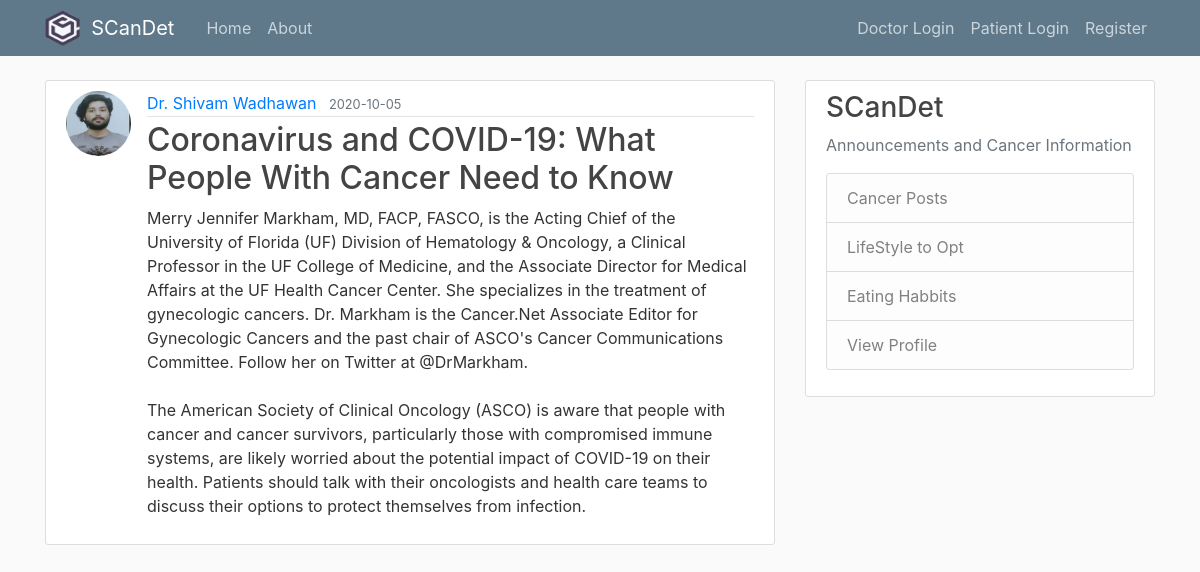
Screenshot of /post/2 with the database file from the repository.
### flaskblog/models.py (models this page shows, shortened)
class User(db.Model, UserMixin):
    id = db.Column(db.Integer, primary_key=True)
    username = db.Column(db.String(20), unique=True, nullable=False)
    email = db.Column(db.String(120), unique=True, nullable=False)
    image_file = db.Column(db.String(20), nullable=False, default='default.jpg')
    password = db.Column(db.String(60), nullable=False)
    posts = db.relationship('Post', backref='author', lazy=True)

class Post(db.Model):
    id = db.Column(db.Integer, primary_key=True)
    title = db.Column(db.String(100), nullable=False)
    date_posted = db.Column(db.DateTime, nullable=False, default=datetime.utcnow)
    content = db.Column(db.Text, nullable=False)
    user_id = db.Column(db.Integer, db.ForeignKey('user.id'), nullable=False)

### flaskblog/routes.py (the view)
@app.route("/post/<int:post_id>", methods=['GET', 'POST'])
def post(post_id):
    post = Post.query.get_or_404(post_id)
    return render_template('post.html', title=post.title, post=post, legend='New Post')

### flaskblog/templates/post.html (shortened to what this page needs)
{% extends "layout.html" %}
{% block content %}
  <article class="media content-section">
    <image class = "rounded-circle article-img" src="{{ url_for('static', filename='profile_pics/' + post.author.image_file) }}">
  	<div class="media-body">
    	<div class="article-metadata">
      	<a class="mr-2" href="#">{{ post.author.username }}</a>
      	<small class="text-muted">{{ post.date_posted.strftime('%Y-%m-%d') }}</small>
    	</div>
    	<h2 class="article-title">{{ post.title }}</h2>
    	<p class="article-content">{{ post.content }}</p>
  	</div>
	</article>
{% endblock content %}

### flaskblog/static/main.css (style rules this page uses)
body { background: #fafafa; color: #333333; margin-top: 5rem; }
h1, h2, h3, h4, h5, h6 { color: #444444; }
.content-section { background: #ffffff; padding: 10px 20px; border: 1px solid #dddddd; border-radius: 3px; margin-bottom: 20px; }
.article-title { color: #444444; }
.article-content { white-space: pre-line; }
.article-img { height: 65px; width: 65px; margin-right: 16px; }
.article-metadata { padding-bottom: 1px; margin-bottom: 4px; border-bottom: 1px solid #e3e3e3 }

### rows the page displays
User: image_file (picture), author.username "Dr. Shivam Wadhawan"
Post: date_posted "2020-10-05", title "Coronavirus and COVID-19: What People With Cancer Need to Know", content "Merry Jennifer Markham, MD, FACP, FASCO, is the Acting Chief of the University of Florida (UF) Division of Hematology & Oncology, a Clinical Professor in the UF College of Medicine, and the Associate Director for Medical Affairs at the UF Health Cancer Center. She specializes in the treatment of gynecologic cancers. Dr. Markham is the Cancer.Net Associate Editor for Gynecologic Cancers and the past chair of ASCO's Cancer Communications Committee. Follow her on Twitter at @DrMarkham. The American Society of Clinical Oncology (ASCO) is aware that people with cancer and cancer survivors, particularly those with compromised immune systems, are likely worried about the potential impact of…"
